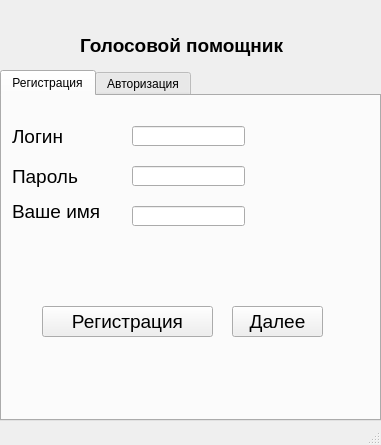
<?xml version="1.0" encoding="UTF-8"?>
<ui version="4.0">
 <class>MainMenu</class>
 <widget class="QMainWindow" name="MainMenu">
  <property name="geometry">
   <rect>
    <x>0</x>
    <y>0</y>
    <width>381</width>
    <height>445</height>
   </rect>
  </property>
  <property name="windowTitle">
   <string>Voice KTS</string>
  </property>
  <property name="windowIcon">
   <iconset>
    <normaloff>micro_img1.png</normaloff>micro_img1.png</iconset>
  </property>
  <widget class="QWidget" name="centralwidget">
   <widget class="QLabel" name="label">
    <property name="geometry">
     <rect>
      <x>80</x>
      <y>20</y>
      <width>231</width>
      <height>51</height>
     </rect>
    </property>
    <property name="font">
     <font>
      <pointsize>14</pointsize>
      <weight>75</weight>
      <bold>true</bold>
     </font>
    </property>
    <property name="text">
     <string>Голосовой помощник</string>
    </property>
   </widget>
   <widget class="QTabWidget" name="tabWidget">
    <property name="geometry">
     <rect>
      <x>0</x>
      <y>70</y>
      <width>381</width>
      <height>351</height>
     </rect>
    </property>
    <property name="currentIndex">
     <number>0</number>
    </property>
    <widget class="QWidget" name="tab">
     <attribute name="title">
      <string>Регистрация</string>
     </attribute>
     <widget class="QLineEdit" name="login_reg">
      <property name="geometry">
       <rect>
        <x>130</x>
        <y>30</y>
        <width>113</width>
        <height>20</height>
       </rect>
      </property>
     </widget>
     <widget class="QLabel" name="label_2">
      <property name="geometry">
       <rect>
        <x>10</x>
        <y>30</y>
        <width>91</width>
        <height>21</height>
       </rect>
      </property>
      <property name="font">
       <font>
        <pointsize>14</pointsize>
       </font>
      </property>
      <property name="text">
       <string>Логин</string>
      </property>
     </widget>
     <widget class="QLabel" name="label_3">
      <property name="geometry">
       <rect>
        <x>10</x>
        <y>70</y>
        <width>71</width>
        <height>21</height>
       </rect>
      </property>
      <property name="font">
       <font>
        <pointsize>14</pointsize>
       </font>
      </property>
      <property name="text">
       <string>Пароль</string>
      </property>
     </widget>
     <widget class="QLabel" name="label_4">
      <property name="geometry">
       <rect>
        <x>10</x>
        <y>100</y>
        <width>111</width>
        <height>31</height>
       </rect>
      </property>
      <property name="font">
       <font>
        <pointsize>14</pointsize>
       </font>
      </property>
      <property name="text">
       <string>Ваше имя</string>
      </property>
     </widget>
     <widget class="QLineEdit" name="pas_reg">
      <property name="geometry">
       <rect>
        <x>130</x>
        <y>70</y>
        <width>113</width>
        <height>20</height>
       </rect>
      </property>
     </widget>
     <widget class="QLineEdit" name="name_reg">
      <property name="geometry">
       <rect>
        <x>130</x>
        <y>110</y>
        <width>113</width>
        <height>20</height>
       </rect>
      </property>
     </widget>
     <widget class="QPushButton" name="pushButton">
      <property name="geometry">
       <rect>
        <x>40</x>
        <y>210</y>
        <width>171</width>
        <height>31</height>
       </rect>
      </property>
      <property name="font">
       <font>
        <pointsize>14</pointsize>
       </font>
      </property>
      <property name="text">
       <string>Регистрация</string>
      </property>
     </widget>
     <widget class="QLabel" name="errors_reg">
      <property name="geometry">
       <rect>
        <x>20</x>
        <y>260</y>
        <width>351</width>
        <height>31</height>
       </rect>
      </property>
      <property name="font">
       <font>
        <pointsize>12</pointsize>
       </font>
      </property>
      <property name="text">
       <string/>
      </property>
     </widget>
     <widget class="QPushButton" name="pushButton_4">
      <property name="geometry">
       <rect>
        <x>230</x>
        <y>210</y>
        <width>91</width>
        <height>31</height>
       </rect>
      </property>
      <property name="font">
       <font>
        <pointsize>14</pointsize>
       </font>
      </property>
      <property name="text">
       <string>Далее</string>
      </property>
     </widget>
    </widget>
    <widget class="QWidget" name="tab_2">
     <attribute name="title">
      <string>Авторизация</string>
     </attribute>
     <widget class="QLabel" name="label_5">
      <property name="geometry">
       <rect>
        <x>10</x>
        <y>30</y>
        <width>91</width>
        <height>21</height>
       </rect>
      </property>
      <property name="font">
       <font>
        <pointsize>14</pointsize>
       </font>
      </property>
      <property name="text">
       <string>Логин</string>
      </property>
     </widget>
     <widget class="QLineEdit" name="login_auth">
      <property name="geometry">
       <rect>
        <x>130</x>
        <y>30</y>
        <width>113</width>
        <height>20</height>
       </rect>
      </property>
     </widget>
     <widget class="QLabel" name="label_6">
      <property name="geometry">
       <rect>
        <x>10</x>
        <y>70</y>
        <width>71</width>
        <height>21</height>
       </rect>
      </property>
      <property name="font">
       <font>
        <pointsize>14</pointsize>
       </font>
      </property>
      <property name="text">
       <string>Пароль</string>
      </property>
     </widget>
     <widget class="QLineEdit" name="pas_auth">
      <property name="geometry">
       <rect>
        <x>130</x>
        <y>70</y>
        <width>113</width>
        <height>20</height>
       </rect>
      </property>
     </widget>
     <widget class="QPushButton" name="pushButton_2">
      <property name="geometry">
       <rect>
        <x>60</x>
        <y>210</y>
        <width>131</width>
        <height>31</height>
       </rect>
      </property>
      <property name="font">
       <font>
        <pointsize>14</pointsize>
       </font>
      </property>
      <property name="text">
       <string>Авторизация</string>
      </property>
     </widget>
     <widget class="QLabel" name="errors_auth">
      <property name="geometry">
       <rect>
        <x>20</x>
        <y>270</y>
        <width>351</width>
        <height>31</height>
       </rect>
      </property>
      <property name="font">
       <font>
        <pointsize>12</pointsize>
       </font>
      </property>
      <property name="text">
       <string/>
      </property>
     </widget>
     <widget class="QPushButton" name="pushButton_3">
      <property name="geometry">
       <rect>
        <x>230</x>
        <y>210</y>
        <width>91</width>
        <height>31</height>
       </rect>
      </property>
      <property name="font">
       <font>
        <pointsize>14</pointsize>
       </font>
      </property>
      <property name="text">
       <string>Далее</string>
      </property>
     </widget>
    </widget>
   </widget>
  </widget>
  <widget class="QMenuBar" name="menubar">
   <property name="geometry">
    <rect>
     <x>0</x>
     <y>0</y>
     <width>381</width>
     <height>21</height>
    </rect>
   </property>
  </widget>
  <widget class="QStatusBar" name="statusbar"/>
 </widget>
 <resources/>
 <connections/>
</ui>
